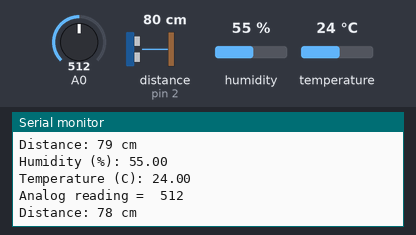
A sketch run on a simulated Arduino Uno, built with avr-gcc and run on an emulated ATmega328P. Shown: the last lines printed to the serial monitor. Wiring (inferred from the names in the program): ultrasonic range finder: trigger pin 3; echo pin 2. The test bench sets the inputs (shaded band); at power-on: distance to the obstacle (sensor on pin 2) 80 cm, humidity 55 %, A0 = 512, temperature 24 °C. The echo pulse lasts 58.3 µs per cm.

Above: at 2.8 s.
2.9 s: distance to the obstacle (sensor on pin 2) set to 2 cm
At 5.0 s:
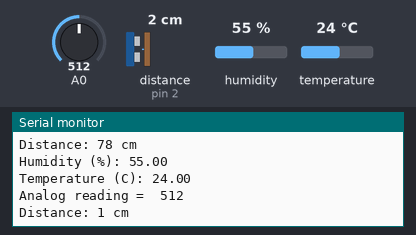
5.6 s: humidity set to 22 %
8.3 s: A0 set to 716
At 10.8 s:
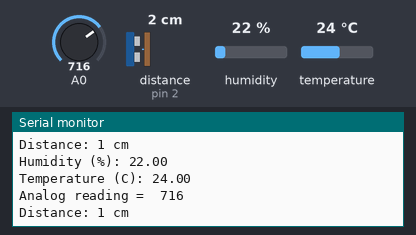
11.0 s: temperature set to 12 °C
At 13.4 s:
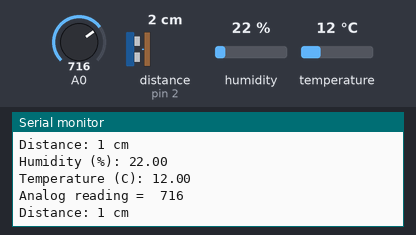
13.7 s: distance to the obstacle (sensor on pin 2) set to 4 cm
At 14.9 s:
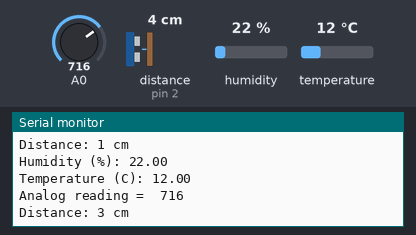
16.4 s: A0 set to 992
At 18.7 s:
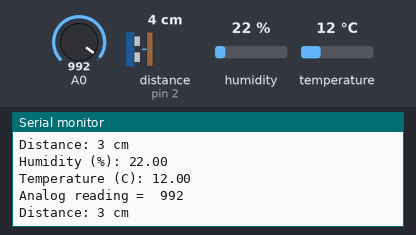
Timing chart, 0 to 20.1 s (numbered marks = the images above; inputs shaded):
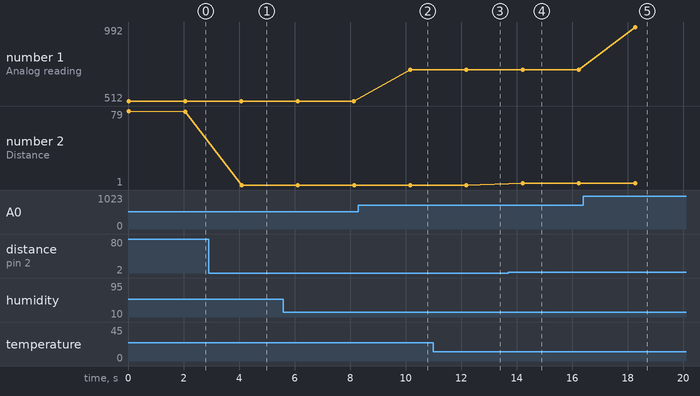

The sketch:

distanceanduht11.ino
```cpp
// https://create.arduino.cc/projecthub/abdularbi17/ultrasonic-sensor-hc-sr04-with-arduino-tutorial-327ff6
// https://create.arduino.cc/projecthub/arcaegecengiz/using-dht11-b0f365

#include <dht11.h>
#define DHT11PIN 4

dht11 DHT11;

#define echoPin 2 // attach pin D2 Arduino to pin Echo of HC-SR04
#define trigPin 3 //attach pin D3 Arduino to pin Trig of HC-SR04

// defines variables
long duration; // variable for the duration of sound wave travel
int distance; // variable for the distance measurement


void setup()
{
  pinMode(trigPin, OUTPUT); // Sets the trigPin as an OUTPUT
  pinMode(echoPin, INPUT); // Sets the echoPin as an INPUT
  Serial.begin(9600); // // Serial Communication is starting with 9600 of baudrate speed
  Serial.println("Ultrasonic Sensor HC-SR04 Test"); // print some text in Serial Monitor
  Serial.println("with Arduino UNO R3");

  Serial.begin(115200);

}

void loop()
{
  Serial.println();


  // DHT11 SENSOR PART - Clears the trigPin condition
  int chk = DHT11.read(DHT11PIN);

  Serial.print("Humidity (%): ");
  Serial.println((float)DHT11.humidity, 2);

  Serial.print("Temperature (C): ");
  Serial.println((float)DHT11.temperature, 2);


  // reads the input on analog pin A0 (value between 0 and 1023)
  int analogValue = analogRead(A0);
  Serial.print("Analog reading =  ");
  Serial.println(analogValue);   // the raw analog reading


  // DISTANCE SENSOR PART - Clears the trigPin condition
  digitalWrite(trigPin, LOW);

  delayMicroseconds(2);
  // Sets the trigPin HIGH (ACTIVE) for 10 microseconds
  digitalWrite(trigPin, HIGH);
  delayMicroseconds(10);
  digitalWrite(trigPin, LOW);
  // Reads the echoPin, returns the sound wave travel time in microseconds
  duration = pulseIn(echoPin, HIGH);
  // Calculating the distance
  distance = duration * 0.034 / 2; // Speed of sound wave divided by 2 (go and back)
  // Displays the distance on the Serial Monitor
  Serial.print("Distance: ");
  Serial.print(distance);
  Serial.println(" cm");


  delay(2000);

}
```

Measured:
- after the input at 2.9 s, the serial monitor: prints a new line after 1.2 s (image 1)
- after the input at 8.3 s, the serial monitor: prints a new line after 1.9 s (image 2)
- after the input at 11.0 s, the serial monitor: prints a new line after 1.2 s (image 3)
- after the input at 13.7 s, the serial monitor: prints a new line after 0.52 s (image 4)
- after the input at 16.4 s, the serial monitor: prints a new line after 1.9 s (image 5)
- plotted number 1: 512 → 716 after the input at 8.3 s, 716 → 992 after the input at 16.4 s
- plotted number 2: 78 → 1 after the input at 2.9 s, 1 → 3 after the input at 13.7 s
